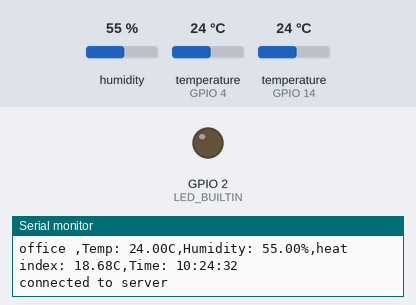
Simulated run of this sketch. Board: ESP8266 (NodeMCU). On the bench: output pins drawn as LEDs (lit = HIGH, except the on-board LED, lit = LOW), the last lines printed to the serial monitor. The test bench sets the inputs (shaded band); at power-on: humidity 55 %, temperature (sensors on GPIO 4, GPIO 14) 24 °C. WiFi joins after 1.5 s; servers stay silent unless stated; network time is answered at once with the bench clock; the local clock reads 2024-03-15 10:24:30 at power-on unless the sketch sets it.

Above: at 3.1 s.
At 67.9 s:
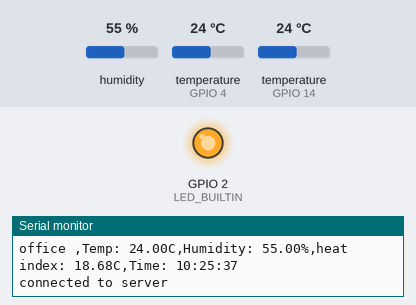
Timing chart, 0 to 69.4 s (numbered marks = the images above):
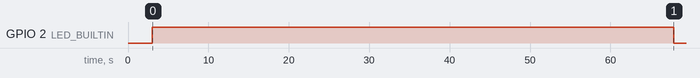

The sketch:

heat_sensor.ino
```cpp
#include <ESP8266WiFi.h>
#include <Adafruit_Sensor.h>
#include <DHT.h>
#include <WiFiUdp.h>
#include <NTPClient.h>
#include <OneWire.h>
#include <DallasTemperature.h>

// GPIO where the DS18B20 is connected to
const int oneWireBus = 4;

// Setup a oneWire instance to communicate with any OneWire devices
OneWire oneWire(oneWireBus);

// Pass our oneWire reference to Dallas Temperature sensor
DallasTemperature sensors(&oneWire);

// DHT22 setup
#define DHTPIN 14      // Pin connected to the DHT22 data pin (GPIO2)
#define DHTTYPE DHT22 // DHT 22 (AM2302), AM2321
DHT dht(DHTPIN, DHTTYPE);

WiFiUDP ntpUDP;
NTPClient timeClient(ntpUDP, "pool.ntp.org", -4 * 3600, 60000); // Time zone offset (0 for UTC), update interval of 60 seconds


// WiFi setup
const char* ssid = "";           // Replace with your WiFi SSID
const char* password = "";   // Replace with your WiFi password
const char* server_ip = ""; // Replace with the IP address of your server
const uint16_t server_port = 8080;        // Port number of the server

const String device_id = "office ";       // Unique identifier for each ESP8266 device

WiFiClient client;

float tempPrev = 0.0;
unsigned long epochTime;
unsigned long prevTime;

void setup() {
  Serial.begin(115200);
  dht.begin();  // Start the DHT22 sensor
  pinMode(LED_BUILTIN,OUTPUT);

    // Start the DS18B20 sensor
  sensors.begin();

wifi_connect();

  // Connect to the server

  //if (client.connect(server_ip, server_port)) {
  //  Serial.println("Connected to the server");
  //} else {
  //  Serial.println("Connection to server failed!");
  //}

    timeClient.begin();
   //timeClient.setTimeOffset(-3600);
}

void loop() {
  if (WiFi.status() != WL_CONNECTED){
    wifi_connect();
  }

   timeClient.update();
     epochTime = timeClient.getEpochTime();

  sensors.requestTemperatures();
  float temperatureC = sensors.getTempCByIndex(0);
  Serial.print("Outside temperature: ");
  Serial.print(temperatureC);
  Serial.println("ºC");

  // Read temperature and humidity from the DHT22
  float humidity = dht.readHumidity();
  float temperature = dht.readTemperature();
  float hif = dht.computeHeatIndex(temperature, humidity);


  Serial.println( "Temp: " + String(temperature) + "  Prev: " + String (tempPrev) + "  heat index: " + String(hif));

 if (prevTime  > epochTime){
  prevTime = epochTime - 45;
 }
 // if (isnan(humidity) || isnan(temperature)) {
  //  Serial.println("Failed to read from DHT sensor!");
   // return;
 Serial.println("Epoch time: " + String(epochTime) + "  Previous Time: " + String(prevTime));
 if (epochTime >= (prevTime + 60)) {
  // Format data as a string with a unique device ID
  String data = device_id + ",Temp: " + String(temperature) + "C,Humidity: " + String(humidity) + "%,heat index: " + String(hif) + "C,Time: " + (timeClient.getFormattedTime());
  String data1 = "outside ,Temp: " + String(temperatureC) + "C,Humidity: " + "Null" + "%,heat index: " + "Null" + "C,Time: " + (timeClient.getFormattedTime());
  Serial.println(data);
  tempPrev = temperature;
  prevTime = epochTime;

  // Send data to the server
    if (client.connect(server_ip, server_port)) {
      Serial.println("connected to server");
    }
//client.connect(server_ip, server_port);
  if (client.connected()) {
    client.println(data);
    client.println(data1);
      digitalWrite(LED_BUILTIN,!digitalRead(LED_BUILTIN));
  } else {
    Serial.println("Disconnected from server, attempting to reconnect...");
    if (client.connect(server_ip, server_port)) {
      Serial.println("Reconnected to server");

    }
  }
 }
   // client.stop();
  delay(10000);  // Send data every 5 seconds
}

void wifi_connect(){
  // Connect to Wi-Fi
  WiFi.begin(ssid, password);
  while (WiFi.status() != WL_CONNECTED) {
    delay(1000);
    Serial.println("Connecting to WiFi...");
  }

  Serial.println("Connected to WiFi");
}
```

Measured:
- by itself, GPIO 2 (LED_BUILTIN): LOW → HIGH at 3.0 s, → LOW 64.8 s later
